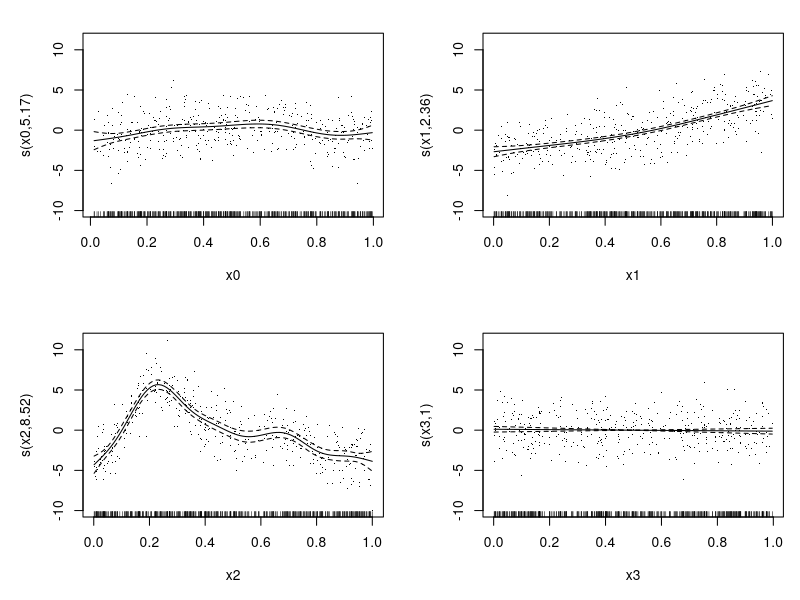
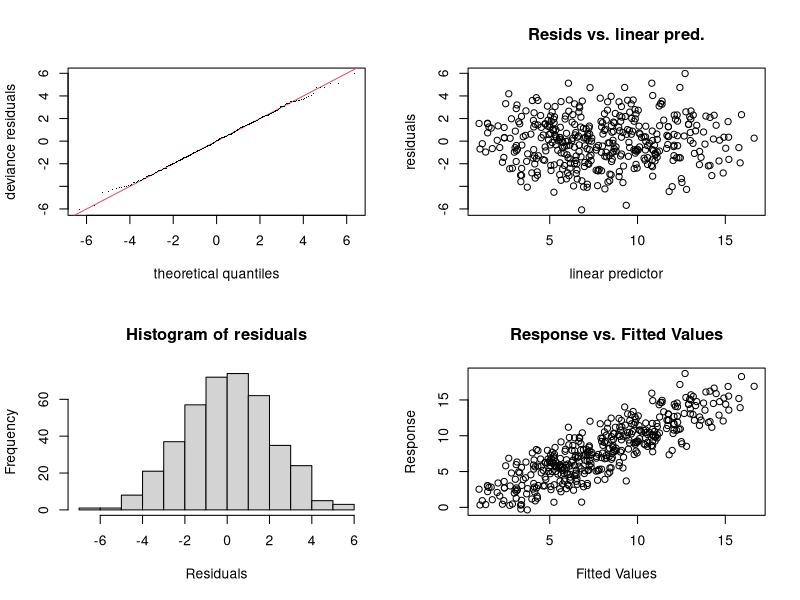
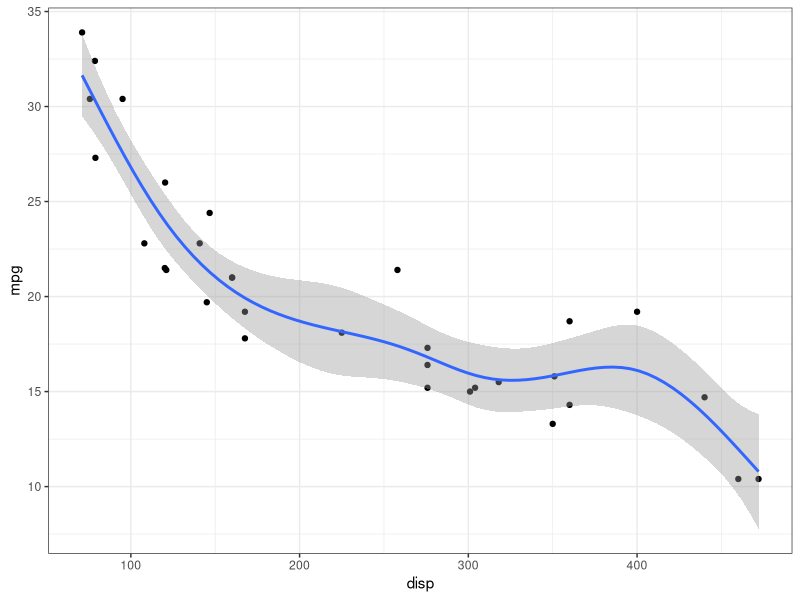
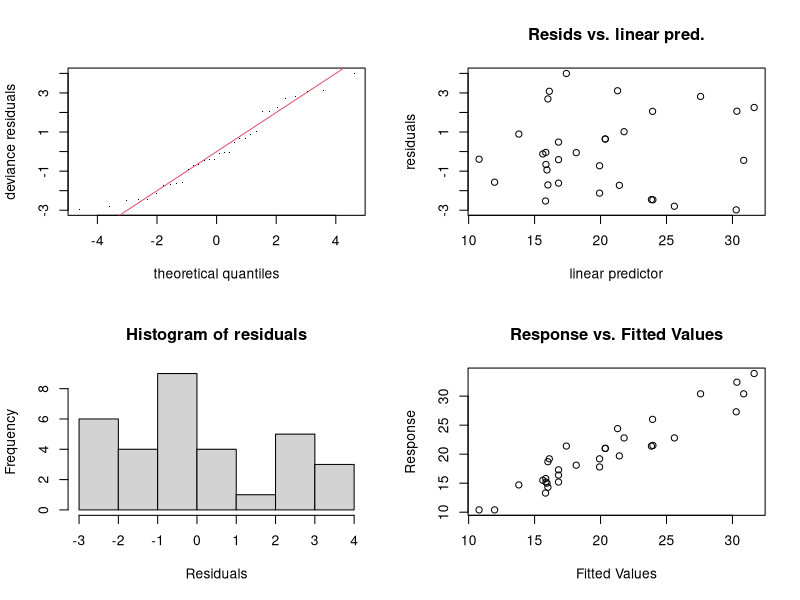

Here is the R script that generated these plots, in order:
## ---- chunk 1
knitr::opts_chunk$set(echo = TRUE, 
                      comment = NA, # Required
                      fig.path = "./figures/",  # Store all figures here in relative path (make the folder first)
                      fig.align = "center",
                      fig.width = 7,
                      fig.height = 7,
                      message = FALSE, # Turn off load messages
                      warning = FALSE # Turn off warnings
                      )
## ---- chunk 2
library(mgcv)
set.seed(0)
sim_data <- gamSim(1, n = 400, dist="normal", scale=2)
head(sim_data)
## ---- chunk 3
fit <- gam(y ~ s(x0) + s(x1) + s(x2) + s(x3), data = sim_data)
summary(fit)
## ---- chunk 4
plot(fit, pages=1, residuals=TRUE)
## ---- chunk 5
gam.check(fit)
## ---- chunk 6
data("mtcars")
mtcars_gam <- 
  gam(mpg ~ s(disp), data = mtcars, method = "REML")
summary(mtcars_gam)
## ---- chunk 7
library(ggplot2)
ggplot(data = mtcars, aes(x = disp, y = mpg)) +
  theme_bw() + geom_point() +
  geom_smooth(method = "gam", formula = y ~ s(x)) 
## ---- chunk 8
gam.check(mtcars_gam)
## ---- chunk 9

## ---- chunk 10
df <- read.csv("estimated_inpatient.csv")
